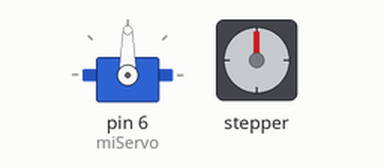
The sketch below on a simulated Arduino Uno, built with avr-gcc and run on an emulated ATmega328P. On the bench: servo, stepper motor. Stepper angles assume 2048 steps per turn.

Above: at 0.1 s.
At 2.6 s:
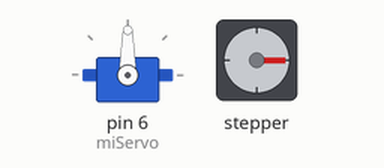
At 5.1 s:
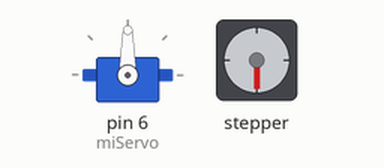
At 10.1 s:
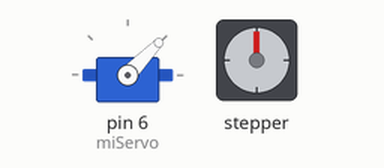
Timing chart, 0 to 11.6 s (numbered marks = the images above):
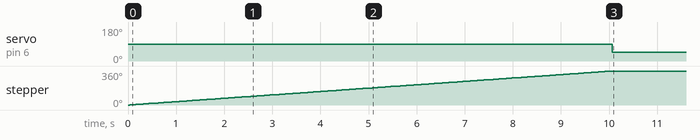

The sketch:

Stepper_y_servo_variable.ino
```cpp
#include <Stepper.h>
#include <Servo.h>

const int STEPS_PER_REV = 2048;      // Pasos por vuelta completa
Stepper myStepper(STEPS_PER_REV, 8, 9, 10, 11);

Servo miServo;

int horizontal = 2048;
int vertical = 46;

void setup() {
  miServo.attach(6);

  myStepper.setSpeed(6);
  myStepper.step(horizontal);

  miServo.write(vertical);

}

void loop() {
  // No hacemos nada más
}
```

Measured:
- by itself, servo on pin 6 (miServo): 90° → 46° at 10.1 s
- by itself, stepper: turns 360° clockwise in 10.0 s
